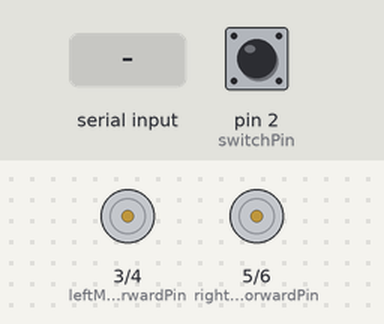
Bench run of a sketch on a simulated Arduino Uno, built with avr-gcc and run on an emulated ATmega328P. Shown: motor-driver pin pairs drawn as motors (green arrow = first pin HIGH = forward, orange = second pin HIGH = backward, longer = more drive). The inputs (shaded band) are chosen by the test bench; at power-on: pin 2 (switchPin) LOW. What the sketch prints to the serial monitor is not drawn.

Above: at 1.2 s.
1.3 s: "1" received over Serial
At 2.5 s:
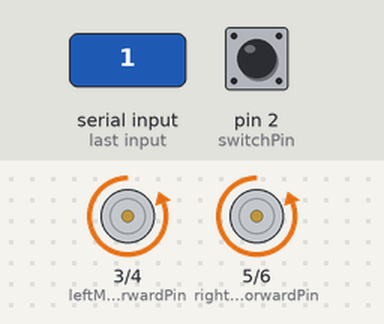
2.8 s: "2" received over Serial
At 3.7 s:
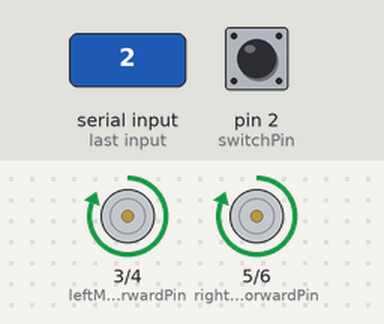
4.3 s: "3" received over Serial
At 4.9 s:
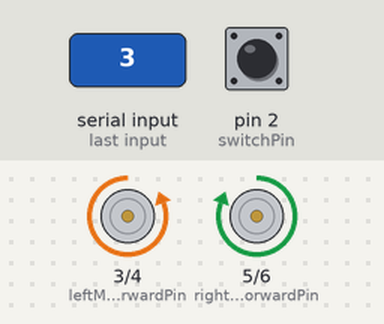
5.8 s: "4" received over Serial
At 7.0 s:
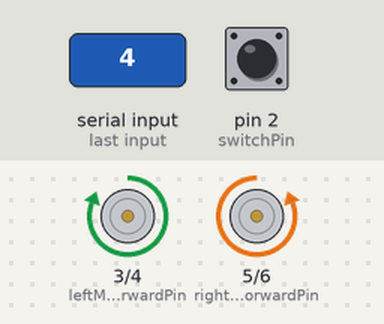
7.3 s: "5" received over Serial
At 8.4 s:
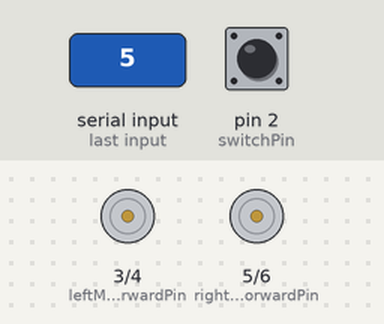
Timing chart, 0 to 9.8 s (numbered marks = the images above; inputs shaded):
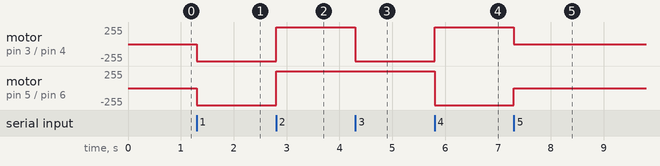

Measured:
- after the input at 1.3 s, motor on pin 3 (leftMotorForwardPin) / pin 4 (leftMotorBackwardPin), motor on pin 5 (rightMotorForwardPin) / pin 6 (rightMotorBackwardPin): stopped → backward 255/255 at once
- after the input at 2.8 s, motor on pin 3 (leftMotorForwardPin) / pin 4 (leftMotorBackwardPin), motor on pin 5 (rightMotorForwardPin) / pin 6 (rightMotorBackwardPin): backward 255/255 → forward 255/255 at once
- after the input at 4.3 s, motor on pin 3 (leftMotorForwardPin) / pin 4 (leftMotorBackwardPin): forward 255/255 → backward 255/255 at once
- after the input at 5.8 s, motor on pin 3 (leftMotorForwardPin) / pin 4 (leftMotorBackwardPin): backward 255/255 → forward 255/255 at once; motor on pin 5 (rightMotorForwardPin) / pin 6 (rightMotorBackwardPin): forward 255/255 → backward 255/255 at once
- after the input at 7.3 s, motor on pin 3 (leftMotorForwardPin) / pin 4 (leftMotorBackwardPin): forward 255/255 → stopped at once; motor on pin 5 (rightMotorForwardPin) / pin 6 (rightMotorBackwardPin): backward 255/255 → stopped at once

The sketch:

bluetoothCar.ino
```cpp
/*
const int irSensorPin = 2; // Pin connected to the digital IR sensor

void setup() {
  Serial.begin(9600); // Initialize serial communication
  pinMode(irSensorPin, INPUT); // Set IR sensor pin as input
}

void loop() {
  int sensorValue = digitalRead(irSensorPin); // Read digital value from IR sensor
  if (sensorValue == HIGH) {
    Serial.println("black"); // Print message if object is detected
  } else {
    Serial.println("white"); // Print message if no object is detected
  }
  delay(500); // Delay for 500 milliseconds
}

// Define the pin connected to the switch
// Define the pin connected to the switch
const int switchPin = 2;

void setup() {
  // Initialize serial communication
  Serial.begin(9600);

  // Set the switch pin as input
  pinMode(switchPin, INPUT);
}

void loop() {
  // Read the state of the switch
  int switchState = digitalRead(switchPin);

  // Print the state of the switch
  Serial.print("Switch state: ");
  Serial.println(switchState);

  // Add a short delay to avoid reading the switch too quickly
  delay(100);
}
*/
// Define the pin connected to the switch
#define bluetooth Serial
const int switchPin = 2;
const int leftSensorPin = 7; // Left IR sensor pin
const int rightSensorPin = 8; // Right IR sensor pin
const int leftMotorForwardPin = 3; // Left motor forward pin
const int leftMotorBackwardPin = 4; // Left motor backward pin
const int rightMotorForwardPin = 5; // Right motor forward pin
const int rightMotorBackwardPin = 6; // Right motor backward pin
int switchState;
bool switchOn = false; // Variable to track switch state

void setup() {
  // Initialize motor pins
 bluetooth.begin(9600);
  pinMode(leftMotorForwardPin, OUTPUT);
  pinMode(leftMotorBackwardPin, OUTPUT);
  pinMode(rightMotorForwardPin, OUTPUT);
  pinMode(rightMotorBackwardPin, OUTPUT);

  // Initialize sensor pins
  pinMode(leftSensorPin, INPUT);
  pinMode(rightSensorPin, INPUT);

  // Set the switch pin as input
  pinMode(switchPin, INPUT);
switchState = digitalRead(switchPin);
  // Begin serial communication
  Serial.begin(9600);
  if (switchState == HIGH) {
    switchOn = true; // Set switch status to ON
    Serial.println("Switch turned ON. Starting line follower robot...");
  }

}

void loop() {
  // Read the state of the switch


  // If switch is in HIGH state and the robot is not already started


  // If switch is in LOW state and the robot is started
 /* if (switchState == LOW && switchOn) {
    switchOn = false; // Set switch status to OFF
    stopMoving(); // Stop the robot
    Serial.println("Switch turned OFF. Stopping line follower robot.");
  }*/

  // If the switch is ON, execute line following logic
 /* if (switchOn) {
    // Read sensor values
    int leftSensorValue = digitalRead(leftSensorPin);
    int rightSensorValue = digitalRead(rightSensorPin);

    // Debugging: print sensor values
    Serial.print("Left Sensor: ");
    Serial.print(leftSensorValue);
    Serial.print(" - Right Sensor: ");
    Serial.println(rightSensorValue);

    // Your existing line-following logic here...

    // Example:
    // If both sensors detect the line, move forward
  if (leftSensorValue == LOW && rightSensorValue == LOW) {
      moveForward();
    }
    //If left sensor detects the line, turn right
    else if (leftSensorValue == LOW && rightSensorValue == HIGH) {
     turnRight();
     }
     // If right sensor detects the line, turn left
   else if (leftSensorValue == HIGH && rightSensorValue == LOW) {
      turnLeft();
   }
    // // If both sensors don't detect the line, stop
    else {
      stopMoving();
   }
  delay(100);
  }
*/

if (bluetooth.available()) { // Check if data is available from Bluetooth module
Serial.print("inloop");
    char command = bluetooth.read(); // Read the incoming byte
Serial.print(command);
    // Execute corresponding action based on the received command
    switch (command) {
      case '1': // Forward
        moveForward();

        break;
      case '2': // Backward
        moveBackward();

        break;
      case '3': // Right
        turnLeft();


        break;
      case '4': // Left
        turnRight();

        break;
      case '5': // Stop
        stopMoving();

        break;
      default:
        // Invalid command
        Serial.println("Invalid command received.");
    }
  }
 // Add a small delay for stability
}

// Function to move the robot forward
void moveForward() {
  digitalWrite(leftMotorForwardPin, LOW);
  digitalWrite(leftMotorBackwardPin, HIGH);
  digitalWrite(rightMotorForwardPin, LOW);
  digitalWrite(rightMotorBackwardPin, HIGH);

}

// Function to turn the robot left
void turnLeft() {
  digitalWrite(leftMotorForwardPin, LOW);
  digitalWrite(leftMotorBackwardPin, HIGH);
  digitalWrite(rightMotorForwardPin, HIGH);
  digitalWrite(rightMotorBackwardPin, LOW);

  }
void moveBackward() {
  digitalWrite(leftMotorForwardPin, HIGH);
  digitalWrite(leftMotorBackwardPin, LOW);
  digitalWrite(rightMotorForwardPin, HIGH);
  digitalWrite(rightMotorBackwardPin, LOW);
  Serial.println("Moving backward");


}
// Function to turn the robot right
void turnRight() {
  digitalWrite(leftMotorForwardPin, HIGH);
  digitalWrite(leftMotorBackwardPin, LOW);
  digitalWrite(rightMotorForwardPin, LOW);
  digitalWrite(rightMotorBackwardPin, HIGH);


}

// Function to stop the robot
void stopMoving() {
  digitalWrite(leftMotorForwardPin, LOW);
  digitalWrite(leftMotorBackwardPin, LOW);
  digitalWrite(rightMotorForwardPin, LOW);
  digitalWrite(rightMotorBackwardPin, LOW);
}
```
